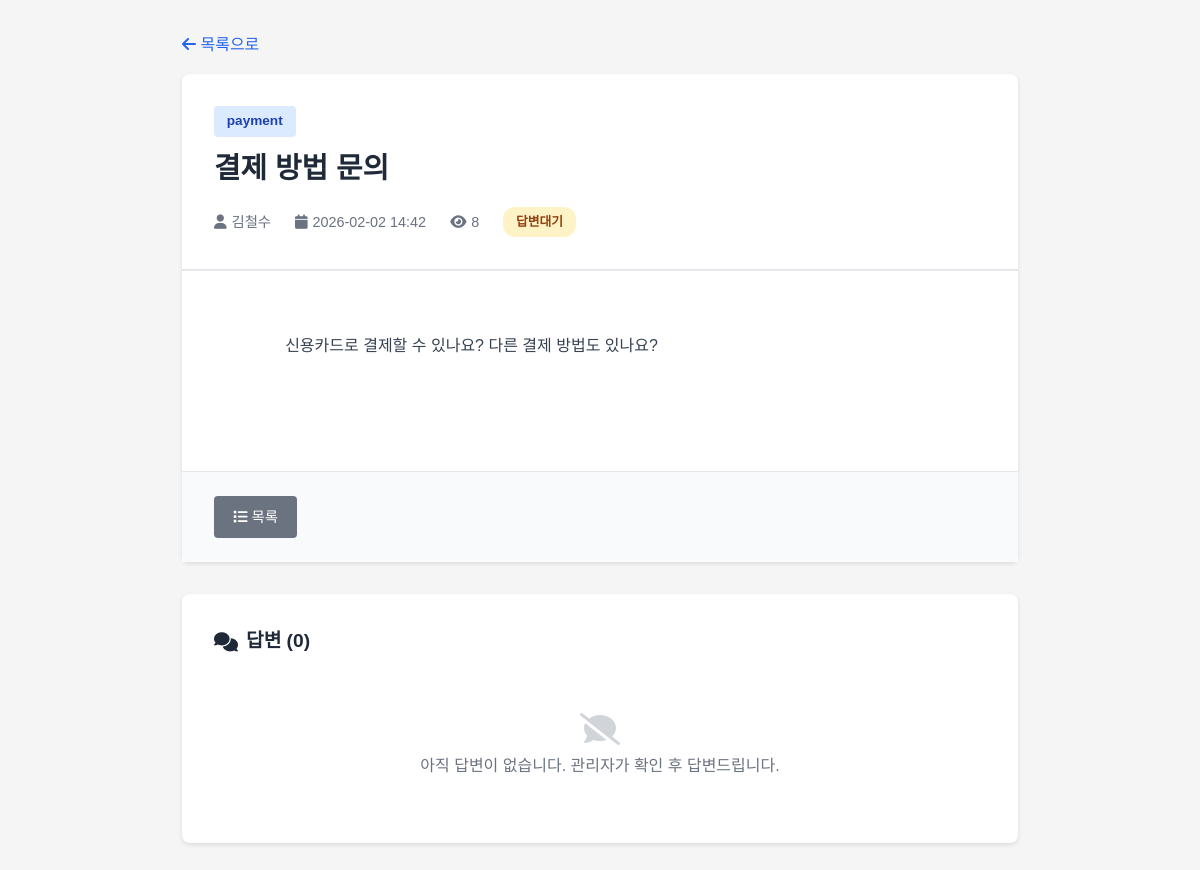
/qna/view.php?id=2, run on the app's committed database.
### tables this page shows
CREATE TABLE IF NOT EXISTS `qna` (
  `id` int(11) NOT NULL AUTO_INCREMENT,
  `writer_id` varchar(50) NOT NULL COMMENT '작성자 ID',
  `writer` varchar(100) NOT NULL COMMENT '작성자 이름',
  `category` varchar(50) NOT NULL COMMENT '카테고리',
  `title` varchar(200) NOT NULL COMMENT '제목',
  `content` text NOT NULL COMMENT '내용',
  `email` varchar(100) DEFAULT NULL COMMENT '답변받을 이메일',
  `view_count` int(11) DEFAULT 0 COMMENT '조회수',
  `status` varchar(20) DEFAULT 'active' COMMENT '상태 (active/deleted)',
  `is_answered` tinyint(1) DEFAULT 0 COMMENT '답변 여부',
  `created_at` datetime NOT NULL COMMENT '작성일',
  `updated_at` datetime NOT NULL COMMENT '수정일',
  PRIMARY KEY (`id`),
  KEY `idx_writer_id` (`writer_id`),
  KEY `idx_category` (`category`),
  KEY `idx_status` (`status`),
  KEY `idx_created_at` (`created_at`)
);

### qna/config.php (called while the page is built, shortened)
<?php
function escape($str) {
    return htmlspecialchars($str, ENT_QUOTES, 'UTF-8');
}
?>

### qna/view.php (the view, shortened to what this page needs)
<?php
require_once 'config.php';
$id = isset($_GET['id']) ? intval($_GET['id']) : 0;
$stmt = $pdo->prepare("
    SELECT *,
           DATE_FORMAT(created_at, '%Y-%m-%d %H:%i') as created_date,
           DATE_FORMAT(updated_at, '%Y-%m-%d %H:%i') as updated_date
    FROM qna
    WHERE id = ?
");
$stmt->execute([$id]);
$qna = $stmt->fetch();
$stmt = $pdo->prepare("
    SELECT *,
           DATE_FORMAT(created_at, '%Y-%m-%d %H:%i') as created_date
    FROM qna_answers
    WHERE qna_id = ?
    ORDER BY created_at ASC
");
$stmt->execute([$id]);
$answers = $stmt->fetchAll();
?>
<!DOCTYPE html>
<html lang="ko">
<head>
    <link href="https://cdnjs.cloudflare.com/ajax/libs/font-awesome/6.4.0/css/all.min.css" rel="stylesheet">
</head>
<body>
    <div class="container">
        <a href="index.php" class="back-link">
            <i class="fas fa-arrow-left"></i> 목록으로
        </a>
        <div class="post-container">
            <div class="post-header">
                <span class="post-category"><?= escape($qna['category']) ?></span>
                <h1 class="post-title"><?= escape($qna['title']) ?></h1>
                <div class="post-meta">
                    <span><i class="fas fa-user"></i> <?= escape($qna['writer']) ?></span>
                    <span><i class="fas fa-calendar"></i> <?= $qna['created_date'] ?></span>
                    <span><i class="fas fa-eye"></i> <?= number_format($qna['view_count']) ?></span>
                    <span>
                        <?php if ($qna['is_answered']): ?>
                            <span class="status-badge status-answered">답변완료</span>
                        <?php else: ?>
                            <span class="status-badge status-waiting">답변대기</span>
                        <?php endif; ?>
                    </span>
                </div>
            </div>
            <div class="post-content">
                <?= escape($qna['content']) ?>
            </div>
            <div class="post-footer">
                <div class="button-group">
                    <a href="index.php" class="btn btn-secondary">
                        <i class="fas fa-list"></i> 목록
                    </a>
                </div>
            </div>
        </div>
        <div class="answer-section">
            <div class="answer-header">
                <i class="fas fa-comments"></i>
                답변 (<?= count($answers) ?>)
            </div>
            <?php if (empty($answers)): ?>
                <div class="no-answer">
                    <i class="fas fa-comment-slash" style="font-size: 2rem; margin-bottom: 0.5rem; opacity: 0.3;"></i>
                    <p>아직 답변이 없습니다. 관리자가 확인 후 답변드립니다.</p>
                </div>
            <?php endif; ?>
        </div>
    </div>
</body>
</html>

### qna/view.php (style rules this page uses)
* { margin: 0; padding: 0; box-sizing: border-box; }
body { font-family: 'Noto Sans KR', sans-serif; background: #f5f5f5; line-height: 1.6; }
.container { max-width: 900px; margin: 0 auto; padding: 2rem; }
.back-link { display: inline-block; margin-bottom: 1rem; color: #2563eb; text-decoration: none; font-weight: 500; }
.post-container { background: white; border-radius: 8px; box-shadow: 0 2px 4px rgba(0,0,0,0.1); margin-bottom: 2rem; }
.post-header { padding: 2rem; border-bottom: 2px solid #e5e7eb; }
.post-category { display: inline-block; padding: 0.3rem 0.8rem; background: #dbeafe; color: #1e40af; border-radius: 4px; font-size: 0.85rem; font-weight: 600; margin-bottom: 0.5rem; }
.post-title { font-size: 1.8rem; color: #1f2937; margin-bottom: 1rem; }
.post-meta { display: flex; gap: 1.5rem; color: #6b7280; font-size: 0.9rem; flex-wrap: wrap; }
.post-meta span { display: flex; align-items: center; gap: 0.3rem; }
.post-content { padding: 2rem; min-height: 200px; line-height: 1.8; color: #374151; white-space: pre-wrap; word-wrap: break-word; }
.post-footer { padding: 1.5rem 2rem; background: #f8fafc; border-top: 1px solid #e5e7eb; display: flex; justify-content: space-between; align-items: center; flex-wrap: wrap; gap: 1rem; }
.button-group { display: flex; gap: 0.5rem; }
.btn { padding: 0.6rem 1.2rem; border: none; border-radius: 4px; font-weight: 500; cursor: pointer; text-decoration: none; display: inline-block; transition: all 0.2s; font-size: 0.9rem; }
.btn-secondary { background: #6b7280; color: white; }
.answer-section { background: white; border-radius: 8px; box-shadow: 0 2px 4px rgba(0,0,0,0.1); padding: 2rem; margin-bottom: 2rem; }
.answer-header { font-size: 1.2rem; font-weight: 600; color: #1f2937; margin-bottom: 1.5rem; display: flex; align-items: center; gap: 0.5rem; }
.no-answer { text-align: center; padding: 2rem; color: #6b7280; }
.status-badge { display: inline-block; padding: 0.3rem 0.8rem; border-radius: 12px; font-size: 0.8rem; font-weight: 600; }
.status-waiting { background: #fef3c7; color: #92400e; }

### data on the page
qna: category "payment", title "결제 방법 문의", writer "김철수", view_count "8", content "신용카드로 결제할 수 있나요? 다른 결제 방법도 있나요?"

### other printed values
$qna['created_date'] "2026-02-02 14:42"
count($answers) "0"
